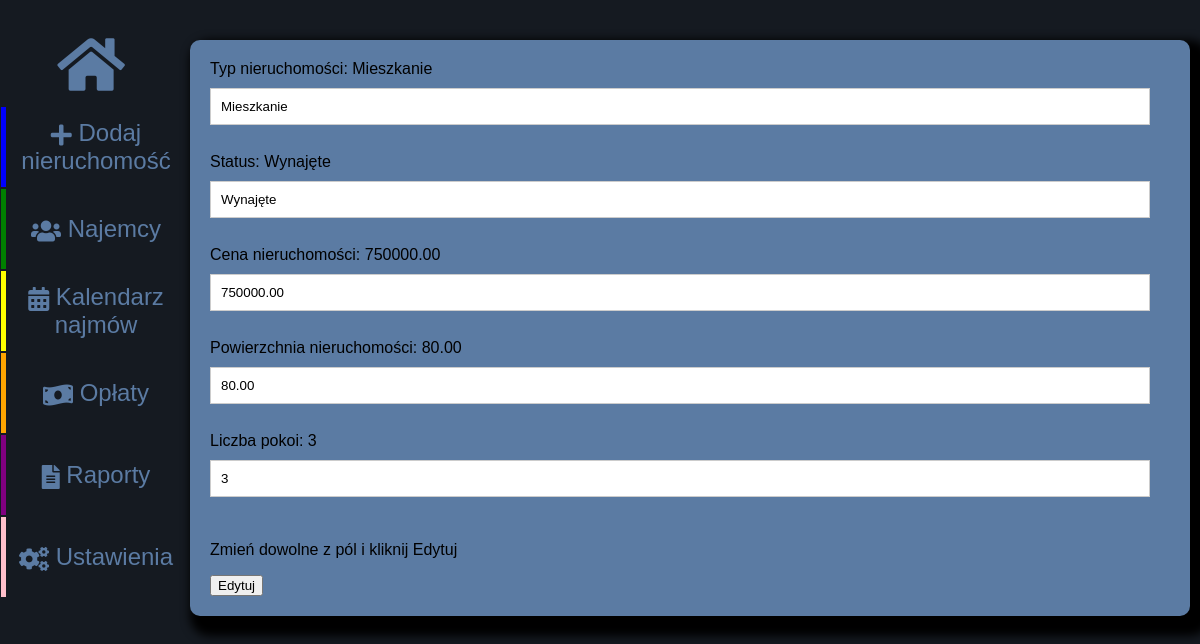
/nieruchomosci/2/edytuj/, run on the app's committed database.
### listings/models.py (models this page shows, shortened)
class Nieruchomosc(models.Model):
    STATUS_CHOICES = [
        ('Na Sprzedaż', 'Na Sprzedaż'),
        ('Wynajęte', 'Wynajęte'),
        ('Do wynajęcia', 'Do wynajęcia'),
        ('Do remontu', 'Do remontu')
    ]
    TYP_CHOICES = [
        ('Dom', 'Dom'),
        ('Mieszkanie', 'Mieszkanie'),
    ]
    Status = models.CharField(max_length=50, choices=STATUS_CHOICES)
    ID_nieruchomosci = models.AutoField(primary_key=True)
    ID_adresu = models.ForeignKey(Adres, on_delete=models.CASCADE, db_column='ID_adresu')
    Powierzchnia = models.DecimalField(max_digits=10, decimal_places=2)
    Liczba_pokoi = models.IntegerField()
    Cena = models.DecimalField(max_digits=10, decimal_places=2)
    Typ_nieruchomosci = models.CharField(max_length=50, choices=TYP_CHOICES)
    Opis = models.TextField(blank=True)  # Opcjonalne
    class Meta:
        db_table='Nieruchomosci'

### listings/views.py (the view)
# urls.py: path('nieruchomosci/<int:nieruchomosc_ID>/edytuj/', views.edytuj_nieruchomosc, name='edytuj_nieruchomosc'),
def edytuj_nieruchomosc(request, nieruchomosc_ID):
    nieruchomosc = Nieruchomosc.objects.filter(ID_nieruchomosci=nieruchomosc_ID)
    print(request, nieruchomosc_ID)
    return render(request, 'edytuj_nieruchomosc.html', {'nieruchomosc': nieruchomosc[0]})

### templates/edytuj_nieruchomosc.html (shortened to what this page needs)
<!DOCTYPE html>
<html lang="en">
<head>
    {% load static %}
    <link rel="stylesheet" type="text/css" href="{% static 'style.css' %}">
    <link rel="stylesheet" href="https://cdnjs.cloudflare.com/ajax/libs/font-awesome/5.15.4/css/all.min.css">
</head>
<body>
<div class="sidebar">
    <a href="{% url 'lista_nieruchomosci' %}" style="display: flex; align-items: center; justify-content: center; margin-top: 25px;">
        <button style="background: none; border: none;"><i class="fas fa-home" style="font-size: 60px;"></i></button>
    </a>
    <a href="{% url 'dodaj_nieruchomosc' %}" class="button-2">
        <button><i class="fas fa-plus"></i> Dodaj nieruchomość</button>
    </a>
    <a href="{% url 'lista_najemcow' %}" class="button-3">
        <button><i class="fas fa-users"></i> Najemcy</button>
    </a>
    <a href="{% url 'kalendarz_najmow' %}" class="button-4">
        <button><i class="fas fa-calendar-alt"></i> Kalendarz najmów</button>
    </a>
    <a href="{% url 'lista_oplat' %}" class="button-5">
        <button><i class="fas fa-money-bill-wave"></i> Opłaty</button>
    </a>
    <a href="{% url 'raporty' %}" class="button-6">
        <button><i class="fas fa-file-alt"></i> Raporty</button>
    </a>
    <a href="{% url 'ustawienia' %}"class="button-7">
        <button><i class="fas fa-cogs"></i> Ustawienia</button>
    </a>
</div>
<div class="content">
    <div class="form-container">
        <form action="zmien_nieruchomosc" method="post">
            <label for="typ">Typ nieruchomości: {{ nieruchomosc.Typ_nieruchomosci }} </label>
            <input type="text" id="typ" name="typ" value={{ nieruchomosc.Typ_nieruchomosci }}><br><br>
            <label for="status">Status: {{ nieruchomosc.Status }} </label>
            <input type="text" id="status" name="status" value= {{ nieruchomosc.Status }}><br><br>
            <label for="cena">Cena nieruchomości: {{ nieruchomosc.Cena }} </label>
            <input type="text" id="cena" name="cena" value={{ nieruchomosc.Cena }}><br><br>
            <label for="powierzchnia">Powierzchnia nieruchomości: {{ nieruchomosc.Powierzchnia }} </label>
            <input type="text" id="powierzchnia" name="powierzchnia" value={{ nieruchomosc.Powierzchnia }}><br><br>
            <label for="liczba_pokoi">Liczba pokoi: {{ nieruchomosc.Liczba_pokoi }} </label>
            <input type="text" id="liczba_pokoi" name="liczba_pokoi" value= {{ nieruchomosc.Liczba_pokoi }}><br><br>
            <p> Zmień dowolne z pól i kliknij Edytuj</p>
            <input type="submit" value="Edytuj">
            </form>
    </div>
</div>
</body>
</html>

### listings/static/style.css (style rules this page uses)
body { font-family: Arial, sans-serif; margin: 0; padding: 0; background-color: #151a21; }
.sidebar { background-color: #151a21; float: left; width: 15%; height: 100%; text-align: center; }
.sidebar a { display: inline-block; margin: 1px; text-decoration: none; width: 100%; }
.sidebar button i { vertical-align: middle; }
.sidebar .button-2 { border-left: 5px solid blue; }
.sidebar .button-3 { border-left: 5px solid green; }
.sidebar .button-4 { border-left: 5px solid yellow; }
.sidebar .button-5 { border-left: 5px solid orange; }
.sidebar .button-6 { border-left: 5px solid purple; }
.sidebar .button-7 { border-left: 5px solid pink; }
.sidebar button { background-color: #151a21; padding: 0; color: #5b7ba3; font-size: 24px; cursor: pointer; transition: background-color 0.3s; width: 95%; height: 80px; margin: 0; border: none; box-sizing: border-box; }
.content { display: flex; justify-content: space-between; height: 80%; }
.form-container, .image-upload-container { margin: 40px 10px 20px 10px; padding: 20px; background-color: #5b7ba3; box-shadow: 10px 10px 10px 10px black; width: 40%; flex-grow: 1; border-radius: 10px; transition: transform 0.3s; }
.form-container { height: auto; }
.form-container input[type="text"], .form-container input[type="number"], .form-container select { width: calc(100% - 20px); padding: 10px; margin: 10px 0; border: 1px solid #ccc; box-sizing: border-box; }

### data on the page
Nieruchomosc: Typ_nieruchomosci "Mieszkanie", typ "Mieszkanie", Status "Wynajęte", status "Wynajęte", Cena "750000.00", cena "750000.00", Powierzchnia "80.00", powierzchnia "80.00", Liczba_pokoi "3", liczba_pokoi "3"
